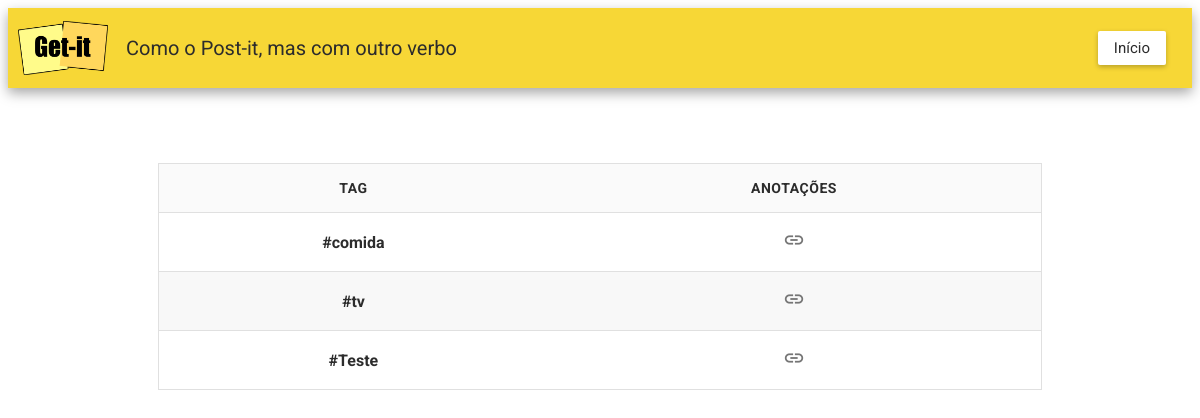
The page /tags/ on the database as committed earlier.
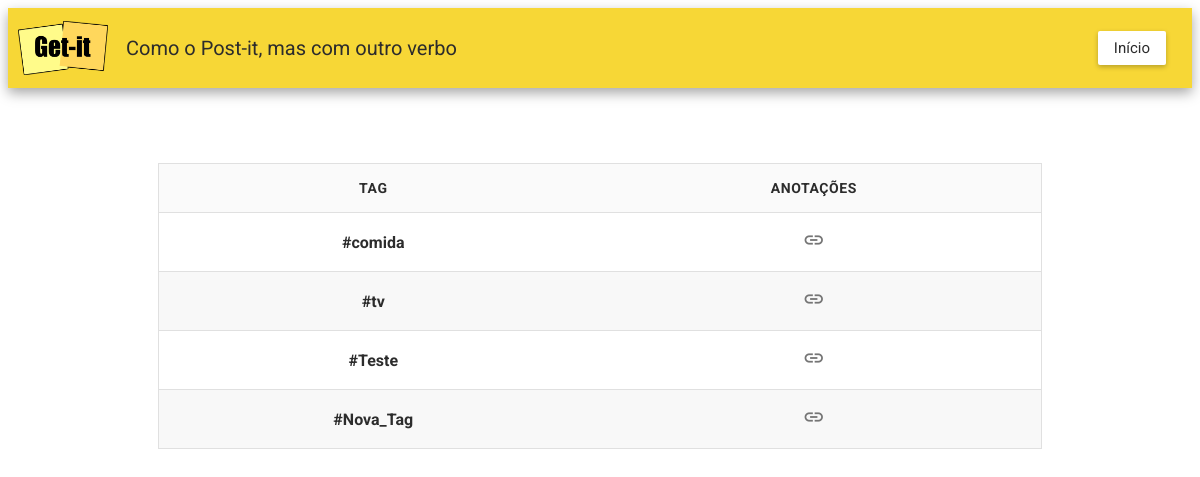
The same page on the database as committed later.
### notes/models.py (models this page shows, shortened)
class Tag(models.Model):
    name = models.CharField(max_length=200, unique=True)

### notes/views.py (the view)
# urls.py: path('tags/', views.tags, name='tags'),
def tags(request):
    all_tags = Tag.objects.all()
    return render(request, 'notes/tags.html', {'tags': all_tags})

### notes/templates/notes/tags.html
{% extends "notes/base.html" %}
{% load static %}
{% block content %}
    <div class="appbar">
      <img src="{% static 'notes/img/logo-getit.png' %}" class="logo" />
      <span class="subtitle">Como o Post-it, mas com outro verbo</span>
      <a href="/" class="appbar-link">Início</a>
    </div>
    <main class="container">
      <table class="tags-table">
        <thead>
          <tr>
            <th>TAG</th>
            <th>ANOTAÇÕES</th>
          </tr>
        </thead>
        <tbody>
          {% for tag in tags %}
          <tr>
            <td>
              <a href="{% url 'tag_detail' id=tag.id %}">#{{ tag.name }}</a>
            </td>
            <td>
              <a href="{% url 'tag_detail' id=tag.id %}" class="tag-notes-link">
                <span class="material-icons">link</span>
              </a>
            </td>
          </tr>
          {% endfor %}
        </tbody>
      </table>
    </main>
{% endblock %}

Rows that differ between the two databases and show on the page:
added Tag: name "Nova_Tag"
